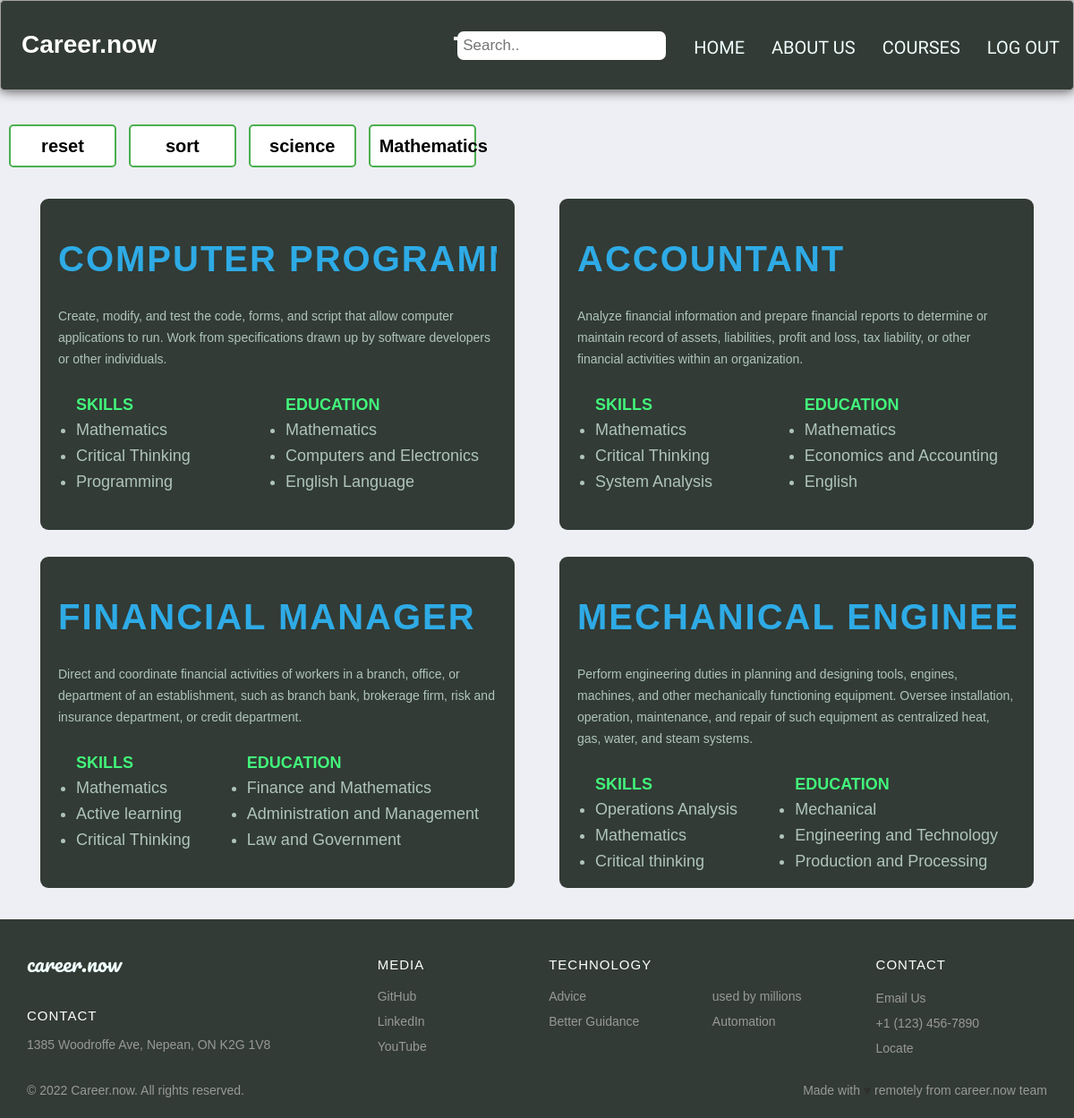
Screenshot of /courses.php?filter=mathematics (signed in) with the database file from the repository.
### tables this page shows
CREATE TABLE `career_tb` (
  `id` int(11) NOT NULL,
  `name` varchar(25) NOT NULL,
  `descr` varchar(500) NOT NULL,
  `skill1` varchar(50) NOT NULL,
  `skill2` varchar(50) NOT NULL,
  `skill3` varchar(50) NOT NULL,
  `edu1` varchar(50) NOT NULL,
  `edu2` varchar(50) NOT NULL,
  `edu3` varchar(50) NOT NULL
);

### courses.php (the view, shortened to what this page needs)
<!DOCTYPE html>
<html lang="en">
<head>
    <link rel="stylesheet" href="style.css">
    <link rel="stylesheet" href="style1.css">
</head>
<body>
<?php
    include_once('courseHeader.php');
    include_once('connection.php');
    if(isset($_GET['err']))
    {
        $qrProd = "SELECT * FROM `career_tb` where name like '%$search%'";
    }
    elseif(isset($_GET['sort'])){
        $qrProd = "SELECT * FROM `career_tb` order by name asc";
    }
    elseif(isset($_GET['filter'])){
        $filter=$_GET['filter'];
        $qrProd = "SELECT * FROM `career_tb` where skill1 like '%$filter%' or skill2 like '%$filter%' or skill3 like '%$filter%' ";
    }
    else{
        $qrProd = "SELECT * FROM `career_tb` ";
    }
        $resProd = mysqli_query($connection,$qrProd);
?>
    <div class="sort-filter">
        <button class="learn-more"><a href="courses.php">reset</a></button>
        <button class="learn-more"><a href="courses.php?sort=0">sort</a></button>
        <button class="learn-more"><a href="courses.php?filter=science">science</a></button>
        <button class="learn-more"><a href="courses.php?filter=mathematics">Mathematics</a></button>
    </div>
    <div class="wrapper-c">
        <div class="cards_wrap-c">
            <?php
                while($rowProd = mysqli_fetch_array($resProd)){
                ?>
                <div class="card_item-c">
                    <div class="card_inner-c">
                        <div class="desc-c"><h1><?php echo $rowProd['name'];  ?></h1></div>
                        <div class="desc1-c"><p><?php echo $rowProd['descr'];  ?></p></div>
                        <div class="skills-ed">
                        <div class="descr-c">
                            <h4>SKILLS</h4>
                            <ul>
                                <li><?php echo $rowProd['skill1'];  ?></li>
                                <li><?php echo $rowProd['skill2'];  ?></li>
                                <li><?php echo $rowProd['skill3'];  ?></li>
                            </ul>
                        </div>
                        <div class="descr-c">
                            <h4>EDUCATION</h4>
                            <ul>
                                <li><?php echo $rowProd['edu1'];  ?></li>
                                <li><?php echo $rowProd['edu2'];  ?></li>
                                <li><?php echo $rowProd['edu3'];  ?></li>
                            </ul>
                        </div>
                    </div>
                </div>
            </div>
            <?php }?>
        </div>
    </div>
<?php  include_once('footer.php');?>
</body>
</html>

### style.css (style rules this page uses)
* { box-sizing: border-box; }
body { font-family: 'Montserrat', sans-serif; line-height: 1.6; margin: 0; min-height: 100vh; }
a { text-decoration: none; color:white ; }
.learn-more { padding: 10px; margin-left:100px ; margin-top: 1cm; font-size: 20px; font-weight: bold; color: white; border: 1px #3d3e3f9f solid; border-radius: 5px; background-color: #3d3e3f9f; ; width: 20%; text-align: center; align-items: center; align-content: center; font-family: 'Exo 2', sans-serif; }
.learn-more a { color: white; }
*, *:before, *:after { box-sizing: border-box; }
html { font-size: 100%; }
body { font-family: acumin-pro, system-ui, sans-serif; margin: 0; display: grid; grid-template-rows: auto 1fr auto; font-size: 14px; align-items: start; min-height: 100vh; }
:root { --clr-primary: #651fff; --clr-gray: #37474f; --clr-gray-light: #b0bec5; }
* { box-sizing: border-box; font-family: "Open Sans", sans-serif; margin: 0; padding: 0; }
* { margin: 0; padding: 0; box-sizing: border-box; font-family: 'Noto Sans JP', sans-serif; }
body { background: #eeeff4; }
body { font-family: Arial, Helvetica, sans-serif; }
body { margin: 0; font-family: Arial, Helvetica, sans-serif; }
.wrapper-c { margin-top: cm; }
.cards_wrap-c { padding: 20px; width: 100%; display: flex; justify-content: space-between; flex-wrap: wrap; }
.cards_wrap-c .card_item-c { padding: 15px 25px; width: 50%; border-radius: 7px; }
.cards_wrap-c .card_inner-c { background: rgb(50, 59, 53); border-radius: 9px; padding: 35px 20px; min-width: 225px; min-height: 370px; max-height: 370px; width: 100%; }
.cards_wrap-c .card_item-c .desc-c { color:rgb(46, 171, 230) ; font-size: 40px; font-weight: 900; letter-spacing: 2px; text-transform: uppercase; font-size: 20px; white-space: nowrap; overflow: hidden; text-overflow: ellipsis; }
.cards_wrap-c .card_item-c .descr-c { color:rgb(66, 245, 123) ; font-size: 18px; margin-top: 20px; font-weight: 100; margin: 5px 0 10px; }
.skills-ed { display: flex;padding: 20px; width: 100%; display: flex; justify-content: space-between; flex-wrap: wrap; }
.skills-ed ul { color: rgb(175, 196, 189); }
.cards_wrap-c .card_item-c .desc1-c { font-size: 14px; margin-top: 20px; line-height: 24px; color: rgb(175, 196, 189); }

### style1.css (style rules this page uses)
.sort-filter button { width: 10%; margin-left: 10px; background-color: white; color: black; border: 2px solid #4CAF50; }
.sort-filter a { color: black; }

### rows the page displays
career_tb: name "COMPUTER PROGRA…", descr "Create, modify, and test the code, forms, and script that allow computer applications to run. Work from specifications drawn up by software developers or other individuals.", skill1 "Mathematics", skill2 "Critical Thinking", skill3 "Programming", edu1 "Mathematics", edu2 "Computers and Electronics", edu3 "English Language"
career_tb: name "ACCOUNTANT", descr "Analyze financial information and prepare financial reports to determine or maintain record of assets, liabilities, profit and loss, tax liability, or other financial activities within an organization.", skill1 "Mathematics", skill2 "Critical Thinking", skill3 "System Analysis", edu1 "Mathematics", edu2 "Economics and Accounting", edu3 "English"
career_tb: name "FINANCIAL MANAGER", descr "Direct and coordinate financial activities of workers in a branch, office, or department of an establishment, such as branch bank, brokerage firm, risk and insurance department, or credit department.", skill1 "Mathematics", skill2 "Active learning", skill3 "Critical Thinking", edu1 "Finance and Mathematics", edu2 "Administration and Management", edu3 "Law and Government"
career_tb: name "MECHANICAL ENGINE…", descr "Perform engineering duties in planning and designing tools, engines, machines, and other mechanically functioning equipment. Oversee installation, operation, maintenance, and repair of such equipment as centralized heat, gas, water, and steam systems.", skill1 "Operations Analysis", skill2 "Mathematics", skill3 "Critical thinking", edu1 "Mechanical", edu2 "Engineering and Technology", edu3 "Production and Processing"
